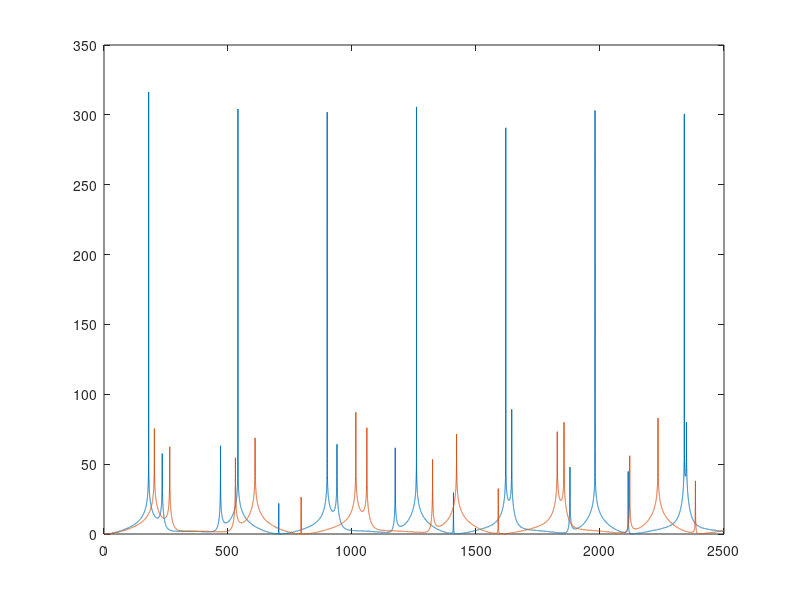

MATLAB code for this plot: (Note: this script raises an error after producing the figure.)
clc
clear all

A = 1 ; %incident signal
L2 = 10.*.0254 ; %convert chosen main pipe length from inches to m
d1 = 4 ; %chosen diameter of bypass
d2 = 4 ; %chosen diameter of main pipe
s1 = (pi.*((.0254*d1).^2))./4 ; %cross-sectional area s1 in m^2
s2 = (pi.*((.0254*d2).^2))./4 ; %cross-sectional area s2 in m^2
T1 = 20 ; %in °C
TEMPK1 = T1 + 273.15 ; %convert to Kelvin
c1 = 20.0457.*sqrt(TEMPK1) ; %speed of sound in m/s
rho1 = 101325./(287.058.*TEMPK1) ; 
f_cutoff = (1.84.*c1)./(pi.*d1.*.0254) ;
L1 = L2 + c1./(2.*180) ; %designing at RT with a chosen target frequency of 180 Hz

TL_vec = [] ;
for f = 1:.1:2500
    k1 = (2.*pi.*f)./c1 ;
    B = [-1 1 1 0 0 0; -1 0 0 1 1 0; 0 exp(-i.*k1.*L1) exp(i.*k1.*L1) -exp(-i.*k1.*L2) -exp(i.*k1.*L2) 0; 0 0 0 exp(-i.*k1.*L2) exp(i.*k1.*L2) -1; s2 s1 -s1 s2 -s2 0; 0 s1.*exp(-i.*k1.*L1) -s1.*exp(i.*k1.*L1) s2.*exp(-i.*k1.*L2) -s2.*exp(i.*k1.*L2) -s2] ;
    C = [A; A; 0; 0; s1.*A; 0] ;
    x = linsolve(B,C) ;
    G = x(6,:) ; %transmitted signal
    TL = 10.*log10(((abs(A).^2).*s1)./((abs(G).^2).*s1)) ;
    TL_vec = [TL_vec TL] ;
end
f_axis = [1:.1:2500] ;
plot(f_axis, TL_vec)

hold on

for T2 = 100 ; %in °C
TEMPK2 = T2 + 273.15 ; %convert to Kelvin
c2 = 20.0457.*sqrt(TEMPK2) ; %speed of sound in m/s
rho1 = 101325./(287.058.*TEMPK2) ; 
    TL_vec = [] ;
    for f = 1:.1:2500
    k2 = (2.*pi.*f)./c2 ;
    B = [-1 1 1 0 0 0; -1 0 0 1 1 0; 0 exp(-i.*k2.*L1) exp(i.*k2.*L1) -exp(-i.*k2.*L2) -exp(i.*k2.*L2) 0; 0 0 0 exp(-i.*k2.*L2) exp(i.*k2.*L2) -1; s2 s1 -s1 s2 -s2 0; 0 s1.*exp(-i.*k2.*L1) -s1.*exp(i.*k2.*L1) s2.*exp(-i.*k2.*L2) -s2.*exp(i.*k2.*L2) -s2] ;
    C = [A; A; 0; 0; s1.*A; 0] ;
    x = linsolve(B,C) ;
    G = x(6,:) ; %transmitted signal
    TL = 10.*log10(((abs(A).^2).*s1)./((abs(G).^2).*s1)) ;
    TL_vec = [TL_vec TL] ;
    end
f_axis = [1:.1:2500] ;
plot(f_axis, TL_vec) ;
end

xline(180) ; %chosen target frequency of 180 Hz
xline(f_cutoff) ;
legend('T1 = 20 °C','T2 = 100 °C','f target','f cutoff @ 20 °C') ;
title('Bypass');
xlabel('frequency [Hz]');
ylabel('Transmission Loss [dB]');